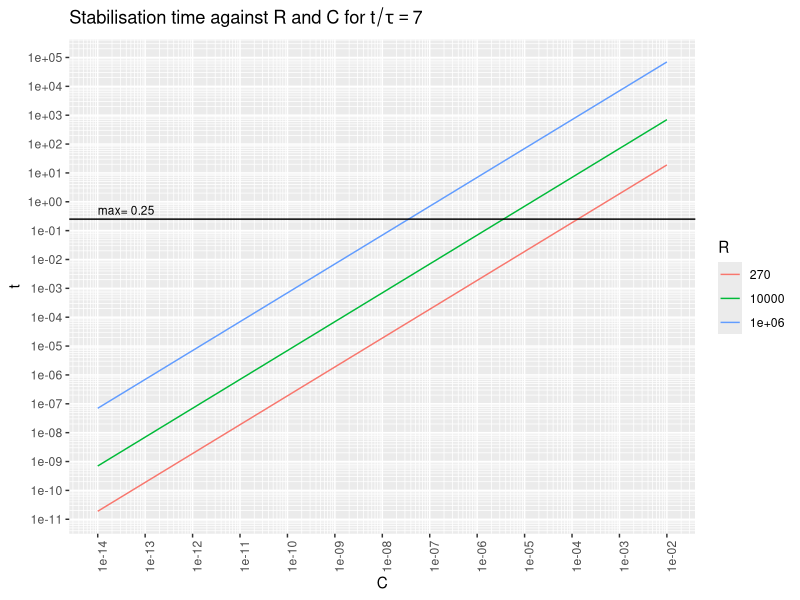
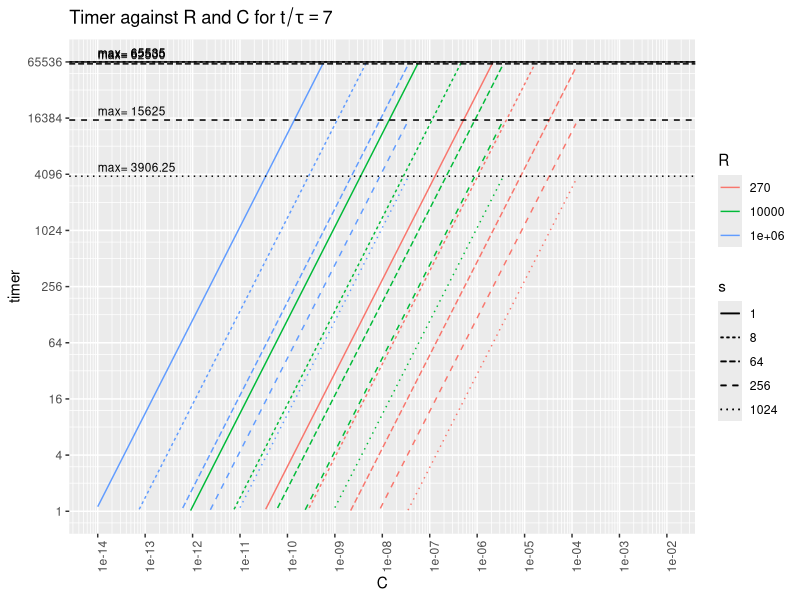

Reproduce these figures in R, in order.
#!/usr/bin/R -q --vanilla -f

library(ggplot2)
library(scales)


# Variable setup ###########################################################

# taus = t/RC
# t = timer*s/f

R = t(c(270, 10e3, 1e6))    # all drive resistors
colnames(R) = R
taustable = 7               # taus to stabilization
taufall = -log(1.1/5)       # taus from 5V to 1.1V
taurise = -log(1-1.1/5)     # taus from 0V to 1.1V     
f = 16e6                    # timer frequency
s = matrix(2^c(0,3,6,8,10)) # all prescaler factors
rownames(s) = s

# To choose the various scales, either we want to choose a
# minimum timer resolution and then optimize for fastest time,
# or choose a maximum time and then optimize for highest resolution.
tmax = 0.25
timermax = pmin(tmax*f/s, 2^16-1)

# Based on the max time and timer, max caps for each R and s
Cmax = (timermax*s/f/taustable) %*% (1/R)

# Based on a timer count of 1, min caps for each R and s
Cmin = (s/f/taurise) %*% (1/R)

# various capacitors over the full range
C = matrix(10^seq(-14, -2, by=1/24))
rownames(C) = C  # sprintf('%.2e', C)

# The stabilization time is two-dimensional, over C and R.
tm = taustable*C %*% R

# The stabilization timer value is three-dimensional, over C, R, and s.
timer = drop((f*tm) %o% (1/s))
tmrcompare = aperm(drop(replicate(length(C),
                                  replicate(length(R), timermax))),
                   c(3,2,1))
timer[timer>tmrcompare | timer<1] = NA

# Plot utilities ###########################################################

# Adapted from https://stackoverflow.com/questions/30179442
log_breaks = function(maj, radix=10) {
  function(x) {
    minx = floor(min(logb(x, radix), na.rm=T)) - 1
    maxx = ceiling(max(logb(x, radix), na.rm=T)) + 1
    n_major = maxx - minx + 1
    major_breaks = seq(minx, maxx, by=1)
    if (maj) {
      breaks = major_breaks
    } else {
      breaks = rep(logb(1:(radix-1), radix), times=n_major) +
               rep(major_breaks, each=radix-1)
    }
    radix^breaks
  }
}
# See https://github.com/tidyverse/ggplot2/blob/master/R/scale-continuous.r#L160
scale_x_log_eng = function(..., radix=10) {
  scale_x_continuous(..., trans=log_trans(radix),
                     breaks=log_breaks(TRUE, radix),
                     minor_breaks=log_breaks(FALSE, radix))
}
scale_y_log_eng = function(..., radix=10) {
  scale_y_continuous(..., trans=log_trans(radix),
                     breaks=log_breaks(TRUE, radix),
                     minor_breaks=log_breaks(FALSE, radix))
}


# Plotting #################################################################

tm_df = as.data.frame.table(tm)
colnames(tm_df) = c('C', 'R', 't')
tm_df$C = as.numeric(levels(tm_df$C))[tm_df$C]
ggplot(data=tm_df, aes(x=C, y=t)) +
   ggtitle(bquote(paste('Stabilisation time against R and C for ',
                        t/tau == .(taustable)))) +
   geom_line(aes(colour=R, group=R)) +
   geom_hline(aes(yintercept=tmax)) +
   geom_text(data=data.frame(), size=3,
      aes(x=1e-14, y=tmax, label=paste('max=', tmax),
          hjust='left', vjust=-0.5)) +
   scale_x_log_eng() + scale_y_log_eng() +
   theme(axis.text.x=element_text(angle=90))


tmr_df = as.data.frame.table(timer)
colnames(tmr_df) = c('C', 'R', 's', 'timer')
tmr_df$C = as.numeric(levels(tmr_df$C))[tmr_df$C]

maxdf = data.frame(timer=timermax, s=factor(s))
maxnames = data.frame(C=1e-14, s=factor(s), timer=timermax)

ggplot(data=tmr_df, aes(x=C, y=timer, linetype=s)) +
   ggtitle(bquote(paste('Timer against R and C for ',
                        t/tau == .(taustable)))) +
   geom_line(aes(colour=R, group=interaction(R,s))) +
   geom_hline(data=maxdf, aes(yintercept=timer, linetype=s, group=s)) +
   geom_text(data=maxnames, size=3,
      aes(label=paste('max=',timer), hjust='left', vjust=-0.5, group=s)) +
   scale_x_log_eng() +
   scale_y_log_eng(radix=4, limits=2^c(0,16)) +
   theme(axis.text.x=element_text(angle=90))
